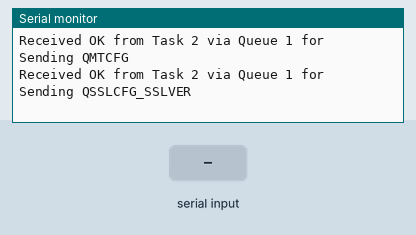
The program below on a simulated Seeed XIAO ESP32-C3. Parts: the last lines printed to the serial monitor. The inputs (shaded band) are chosen by the test bench. The modem accepts every AT command (registered, SIM ready, sends succeed) and sends nothing else.

Above: at 7.2 s.
7.3 s: "+CREG\n" received over the second serial link
At 7.36 s:
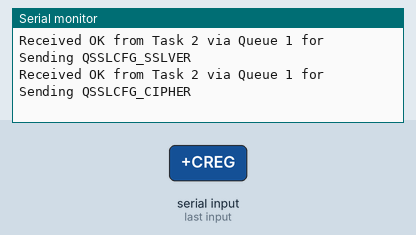
9.0 s: "+QMTRECV\n" received over the second serial link
At 10.2 s:
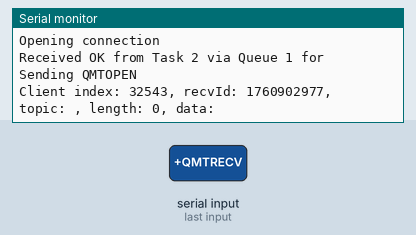
10.5 s: "+QMTOPEN\n" received over the second serial link
At 11.6 s:
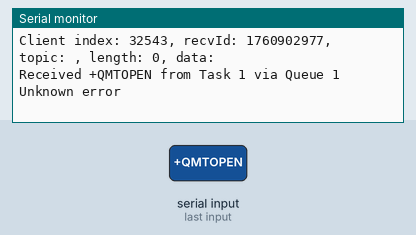
12.0 s: "+QMTSTAT\n" received over the second serial link
At 12.9 s:
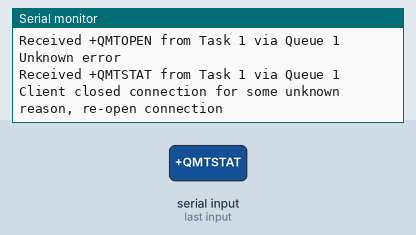
13.5 s: "+QMTCONN\n" received over the second serial link
At 14.1 s:
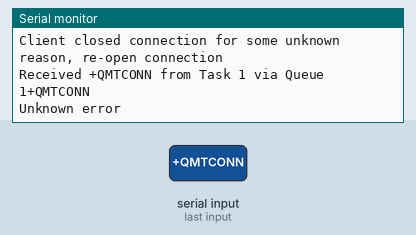

Measured:
- after the input at 9.0 s, the serial monitor: prints a new line at once (image 2)
- after the input at 10.5 s, the serial monitor: prints a new line at once (image 3)
- after the input at 12.0 s, the serial monitor: prints a new line at once (image 4)
- after the input at 13.5 s, the serial monitor: prints a new line at once (image 5)

The program:

main.cpp
```cpp
#include <mqtt_helper.cpp>
// Define constants for UART communication
#define LTE_RX_PIN D6    // Replace with your ESP32 pin connected to LTE module RX
#define LTE_TX_PIN D7    // Replace with your ESP32 pin connected to LTE module TX
#define BAUD_RATE 115200 // Replace with the appropriate baud rate

#define MESSAGE_LENGTH 100
#define QUEUESIZE 40

#define PrintATSerailResponse 0

#define clientIdx 0
#define ssl_ctx_id 0
#define SSL_CERT_NAME "hive"

// Function prototypes
void task1(void *parameter);
void task2(void *parameter);

// Queues for inter-task communication
QueueHandle_t queue1;
QueueHandle_t queue2;

struct QueueData
{
  char message[MESSAGE_LENGTH];
  int length;
};

bool task2Started = false;

void sendToQueue(QueueHandle_t queue, const char *msg, int len)
{
  QueueData update;
  update.length = len > MESSAGE_LENGTH ? MESSAGE_LENGTH : len;
  strncpy(update.message, msg, update.length);
  update.message[update.length] = '\0'; // Ensure null-terminated
  xQueueSend(queue, &update, portMAX_DELAY);
}

void sendTask2Started()
{
  if (!task2Started)
  {
    sendToQueue(queue1, "T2S", 3);
    task2Started = true;
  }
}

void handleOKResponse()
{
  switch (lastATCommand)
  {
  case LastATCommand::AT:
    Serial.println("Received OK from Task 2 via Queue 1 for Sending AT");
    lastATCommand = LastATCommand::QMTCFG_VERSION;
    ATSerial.println(mqttClient.configureProtocolVersion(clientIdx, "3"));
    break;
  case LastATCommand::QMTCFG_VERSION:
    Serial.println("Received OK from Task 2 via Queue 1 for Sending QMTCFG");
    lastATCommand = LastATCommand::QMTCFG_SSLENABLE;
    ATSerial.println(mqttClient.configureSSLEnable(clientIdx, true, String(ssl_ctx_id)));
    break;
  case LastATCommand::QMTCFG_SSLENABLE:
    Serial.println("Received OK from Task 2 via Queue 1 for Sending QMTCFG");
    lastATCommand = LastATCommand::QMTCFG_RECV;
    ATSerial.println(mqttClient.configureRecvMode(clientIdx, "0", "1"));
    break;
  case LastATCommand::QMTCFG_RECV:
    Serial.println("Received OK from Task 2 via Queue 1 for Sending QMTCFG");
    lastATCommand = LastATCommand::QSSLCFG_SSLVER;
    ATSerial.println(mqttClient.configureSSLVersion(ssl_ctx_id, "4"));
    break;
  case LastATCommand::QSSLCFG_SSLVER:
    Serial.println("Received OK from Task 2 via Queue 1 for Sending QSSLCFG_SSLVER");
    lastATCommand = LastATCommand::QSSLCFG_CIPHER;
    ATSerial.println(mqttClient.configureSSLCipher(ssl_ctx_id, "0XFFFF"));
    break;
  case LastATCommand::QSSLCFG_CIPHER:
    Serial.println("Received OK from Task 2 via Queue 1 for Sending QSSLCFG_CIPHER");
    lastATCommand = LastATCommand::QSSLCFG_SECLEVEL;
    ATSerial.println(mqttClient.configureSSLSecLever(ssl_ctx_id, 0));
    break;
  case LastATCommand::QSSLCFG_SECLEVEL:
    Serial.println("Received OK from Task 2 via Queue 1 for Sending QSSLCFG_SECLEVEL");
    lastATCommand = LastATCommand::QSSLCFG_CACERT;
    ATSerial.println(mqttClient.configureSSLCert(ssl_ctx_id, SSL_CERT_NAME));
    break;
  case LastATCommand::QSSLCFG_CACERT:
    Serial.println("Received OK from Task 2 via Queue 1 for Sending QSSLCFG_CACERT");
    lastATCommand = LastATCommand::QSSLCFG_IGNOREINVALID;
    ATSerial.println(mqttClient.configureSSLIgnoreInValidCert(ssl_ctx_id, true));
    break;
  case LastATCommand::QSSLCFG_IGNOREINVALID:
    Serial.println("Received OK from Task 2 via Queue 1 for Sending QSSLCFG_IGNOREINVALID");
    lastATCommand = LastATCommand::QSSLCFG_SNI;
    ATSerial.println(mqttClient.configureSSLSNI(ssl_ctx_id, "1"));
    break;
  case LastATCommand::QSSLCFG_SNI:
    Serial.println("Received OK from Task 2 via Queue 1 for Sending QSSLCFG_SNI");
    lastATCommand = LastATCommand::QMTOPEN;
    openConnection();
    break;
  case LastATCommand::QMTOPEN:
    Serial.println("Received OK from Task 2 via Queue 1 for Sending QMTOPEN");
    lastATCommand = LastATCommand::QMTCONN;
    break;
  case LastATCommand::QMTCLOSE:
    Serial.println("Received OK from Task 2 via Queue 1 for Sending QMTCLOSE");
    lastATCommand = LastATCommand::QMTOPEN;
    openConnection();
    break;
  case LastATCommand::QMTDISC:
    Serial.println("Received OK from Task 2 via Queue 1 for Sending QMTDISC");
  default:
    break;
  }
}

void setup()
{
  // Initialize Serial for debugging
  delay(1000);
  Serial.begin(9600);
  ATSerial.begin(115200, SERIAL_8N1, LTE_RX_PIN, LTE_TX_PIN);
  delay(5000);
  Serial.println("Initializing...");

  // Initialize Queues
  queue1 = xQueueCreate(QUEUESIZE, sizeof(QueueData)); // Queue for Task 1 updates
  queue2 = xQueueCreate(QUEUESIZE, sizeof(QueueData)); // Queue for Task 2 UART responses

  // Create Task 1
  xTaskCreate(task1, "Task1", 10000, NULL, 1, NULL);

  // Create Task 2
  xTaskCreate(task2, "Task2", 10000, NULL, 1, NULL);
}

void loop()
{
  // Empty as FreeRTOS is managing tasks
}

void task1(void *parameter)
{
  Serial.println("Task 1 started");
  // Add AT Ready Check to Queue 2 for Task 2 reference
  String readyCheck = "AT Ready Check";
  String command = "";
  xQueueSend(queue2, &readyCheck, portMAX_DELAY);

  while (1)
  {
    // Wait for updates from Task 2 via Queue 1
    QueueData update; // <-- Declaration of 'update' variable missing here
    if (xQueueReceive(queue1, &update, portMAX_DELAY) == pdPASS)
    {
      String message = String(update.message);
      if (message == "T2S")
      {
        Serial.println("Received T2S from Task 2 via Queue 1, Checking AT");
        ATSerial.println("AT");
      }
      // check if it start with +CREG or +CEREG
      else if (message.startsWith("+CREG") || message.startsWith("+CGREG"))
        Serial.println("Received +CREG or +CGuREG from Task 2 via Queue 1");
      else if (message.startsWith("OK"))
        handleOKResponse();
      else if (message.startsWith("+QMTRECV"))
        processQMTRECV(message);
      else if (message.startsWith("+QMTOPEN"))
        processQMTOPEN(message);
      else if (message.startsWith("+QMTSTAT"))
        processQMTSTAT(message);
      else if (message.startsWith("+QMTCONN"))
        processQMTCONN(message);
      else if (message.startsWith("+QMTDISC"))
        processQMTClientDisconnected(message);
      else if (message.startsWith("+QMTCLOSE"))
        processQMTCLOSE(message);
      else
        Serial.println("Received update from Task 2 via Queue 1: " + String(update.message));
      // Process updates received from Task 2
      // Add your processing logic here
    }
    vTaskDelay(10);
  }
}

void task2(void *parameter)
{
  Serial.println("Task 2 started");
  String response;

  while (1)
  {
    // Check for UART response from LTE module
    if (ATSerial.available())
    {
      response = ATSerial.readStringUntil('\n');

      // Check Length
      if (response.length() > 2)
      {
        if (PrintATSerailResponse)
          Serial.println("Received response from LTE module: " + response);

        // Make sure response length is less than MESSAGE_LENGTH
        if (response.length() > MESSAGE_LENGTH)
        {
          response = response.substring(0, MESSAGE_LENGTH);
        }

        QueueData update;
        update.length = response.length() + 1; // +1 for null terminator
        strncpy(update.message, response.c_str(), MESSAGE_LENGTH);
        update.message[MESSAGE_LENGTH - 1] = '\0'; // Ensure null-terminated
        // Send response to Task 1 via Queue 1
        xQueueSend(queue1, &update, portMAX_DELAY);

        // Check if respone if in PublisableATCommands
        for (int i = 0; i < sizeof(PublishableATCommands) / sizeof(PublishableATCommands[0]); i++)
        {
          if (response.startsWith(PublishableATCommands[i]))
          {
            Serial.println("Publishing AT command: " + response);
            String pubmessage = mqttClient.publish(clientIdx, 0, 0, 0, "ATINFO", response.length() + 1);
            Serial.println("Published message: " + pubmessage);
            ATSerial.println(pubmessage);
            delay(10);
            ATSerial.println(response);
          }
        }
      }
    }
    sendTask2Started();
    vTaskDelay(100); // Adjust delay as needed
  }
}
```
